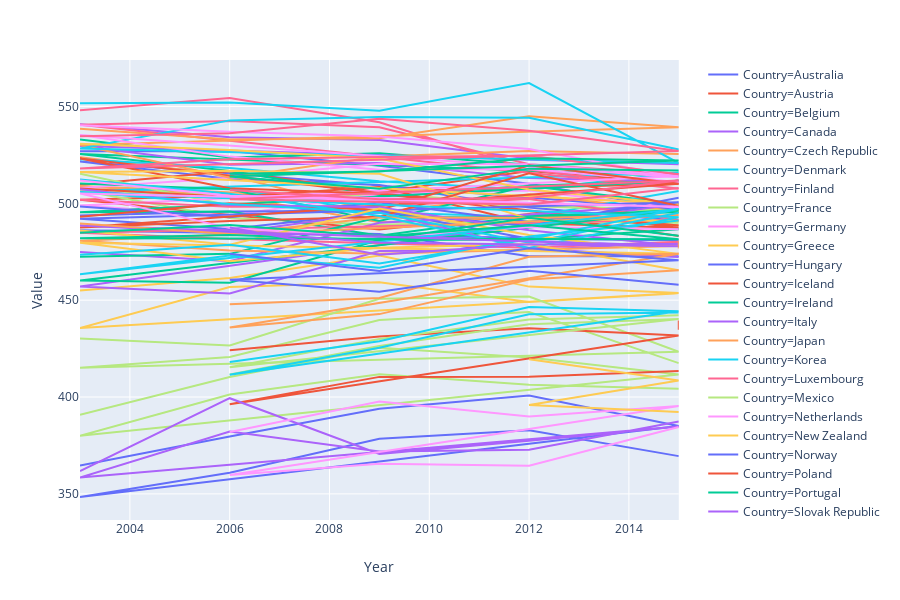

This figure's notebook cell:
### Code cell
px.line(family_df[family_df['Indicator'] == 'Country mean average score in mathematics, by sex'], x='Year', y='Value', color='Country')

### Figure 1 — Plotly figure (JSON) as saved in the notebook; plotly's stock layout.template omitted (floating-point values rounded to 4 significant figures)
{"data": [{"hoverlabel": {"namelength": 0}, "hovertemplate": "Country=Australia<br>Year=%{x}<br>Value=%{y}", "legendgroup": "Country=Australia", "line": {"color": "#636efa", "dash": "solid"}, "mode": "lines", "name": "Country=Australia", "showlegend": true, "type": "scatter", "x": [2003, 2006, 2009, 2012, 2015, 2003, 2006, 2009, 2012, 2015], "xaxis": "x", "y": [526.9, 527, 519.4, 510.1, 496.8, 521.6, 512.5, 509.5, 497.8, 491], "yaxis": "y"}, {"hoverlabel": {"namelength": 0}, "hovertemplate": "Country=Austria<br>Year=%{x}<br>Value=%{y}", "legendgroup": "Country=Austria", "line": {"color": "#EF553B", "dash": "solid"}, "mode": "lines", "name": "Country=Austria", "showlegend": true, "type": "scatter", "x": [2003, 2006, 2009, 2012, 2015, 2003, 2006, 2009, 2012, 2015], "xaxis": "x", "y": [509.4, 516.6, 505.7, 516.7, 510.1, 501.8, 494, 486.5, 494.5, 483.1], "yaxis": "y"}, {"hoverlabel": {"namelength": 0}, "hovertemplate": "Country=Belgium<br>Year=%{x}<br>Value=%{y}", "legendgroup": "Country=Belgium", "line": {"color": "#00cc96", "dash": "solid"}, "mode": "lines", "name": "Country=Belgium", "showlegend": true, "type": "scatter", "x": [2003, 2006, 2009, 2012, 2015, 2003, 2006, 2009, 2012, 2015], "xaxis": "x", "y": [532.9, 523.7, 525.9, 520.1, 514, 525.4, 516.7, 504.2, 508.9, 499.7], "yaxis": "y"}, {"hoverlabel": {"namelength": 0}, "hovertemplate": "Country=Canada<br>Year=%{x}<br>Value=%{y}", "legendgroup": "Country=Canada", "line": {"color": "#ab63fa", "dash": "solid"}, "mode": "lines", "name": "Country=Canada", "showlegend": true, "type": "scatter", "x": [2003, 2006, 2009, 2012, 2015, 2003, 2006, 2009, 2012, 2015], "xaxis": "x", "y": [540.8, 534.1, 532.7, 523.1, 520.2, 529.6, 519.9, 520.8, 513, 511.1], "yaxis": "y"}, {"hoverlabel": {"namelength": 0}, "hovertemplate": "Country=Czech Republic<br>Year=%{x}<br>Value=%{y}", "legendgroup": "Country=Czech Republic", "line": {"color": "#FFA15A", "dash": "solid"}, "mode": "lines", "name": "Country=Czech Republic", "showlegend": true, "type": "scatter", "x": [2003, 2006, 2009, 2012, 2015, 2003, 2006, 2009, 2012, 2015], "xaxis": "x", "y": [523.8, 514.4, 495.1, 504.7, 495.8, 508.9, 503.9, 490.2, 492.9, 488.7], "yaxis": "y"}, {"hoverlabel": {"namelength": 0}, "hovertemplate": "Country=Denmark<br>Year=%{x}<br>Value=%{y}", "legendgroup": "Country=Denmark", "line": {"color": "#19d3f3", "dash": "solid"}, "mode": "lines", "name": "Country=Denmark", "showlegend": true, "type": "scatter", "x": [2003, 2006, 2009, 2012, 2015, 2003, 2006, 2009, 2012, 2015], "xaxis": "x", "y": [522.7, 518.2, 511.4, 507, 515.8, 506.2, 507.9, 495.3, 493, 506.4], "yaxis": "y"}, {"hoverlabel": {"namelength": 0}, "hovertemplate": "Country=Finland<br>Year=%{x}<br>Value=%{y}", "legendgroup": "Country=Finland", "line": {"color": "#FF6692", "dash": "solid"}, "mode": "lines", "name": "Country=Finland", "showlegend": true, "type": "scatter", "x": [2003, 2006, 2009, 2012, 2015, 2003, 2006, 2009, 2012, 2015], "xaxis": "x", "y": [548, 554.3, 541.8, 517.4, 507.5, 540.6, 542.5, 539.2, 520.2, 515], "yaxis": "y"}, {"hoverlabel": {"namelength": 0}, "hovertemplate": "Country=France<br>Year=%{x}<br>Value=%{y}", "legendgroup": "Country=France", "line": {"color": "#B6E880", "dash": "solid"}, "mode": "lines", "name": "Country=France", "showlegend": true, "type": "scatter", "x": [2003, 2006, 2009, 2012, 2015, 2003, 2006, 2009, 2012, 2015], "xaxis": "x", "y": [515.3, 498.9, 505.1, 499.4, 495.9, 506.8, 492.4, 488.9, 490.9, 490], "yaxis": "y"}, {"hoverlabel": {"namelength": 0}, "hovertemplate": "Country=Germany<br>Year=%{x}<br>Value=%{y}", "legendgroup": "Country=Germany", "line": {"color": "#FF97FF", "dash": "solid"}, "mode": "lines", "name": "Country=Germany", "showlegend": true, "type": "scatter", "x": [2003, 2006, 2009, 2012, 2015, 2003, 2006, 2009, 2012, 2015], "xaxis": "x", "y": [507.9, 513.2, 520.4, 520.2, 514.1, 498.9, 493.7, 504.8, 506.6, 497.5], "yaxis": "y"}, {"hoverlabel": {"namelength": 0}, "hovertemplate": "Country=Greece<br>Year=%{x}<br>Value=%{y}", "legendgroup": "Country=Greece", "line": {"color": "#FECB52", "dash": "solid"}, "mode": "lines", "name": "Country=Greece", "showlegend": true, "type": "scatter", "x": [2003, 2006, 2009, 2012, 2015, 2003, 2006, 2009, 2012, 2015], "xaxis": "x", "y": [455, 461.5, 473.1, 457, 453.7, 435.6, 456.8, 459.3, 449, 453.6], "yaxis": "y"}, {"hoverlabel": {"namelength": 0}, "hovertemplate": "Country=Hungary<br>Year=%{x}<br>Value=%{y}", "legendgroup": "Country=Hungary", "line": {"color": "#636efa", "dash": "solid"}, "mode": "lines", "name": "Country=Hungary", "showlegend": true, "type": "scatter", "x": [2003, 2006, 2009, 2012, 2015, 2003, 2006, 2009, 2012, 2015], "xaxis": "x", "y": [493.7, 495.8, 496.1, 481.7, 480.9, 485.9, 485.7, 484.1, 472.7, 472.7], "yaxis": "y"}, {"hoverlabel": {"namelength": 0}, "hovertemplate": "Country=Iceland<br>Year=%{x}<br>Value=%{y}", "legendgroup": "Country=Iceland", "line": {"color": "#EF553B", "dash": "solid"}, "mode": "lines", "name": "Country=Iceland", "showlegend": true, "type": "scatter", "x": [2003, 2006, 2009, 2012, 2015, 2003, 2006, 2009, 2012, 2015], "xaxis": "x", "y": [507.7, 503.3, 508.4, 489.7, 487.4, 523.1, 507.8, 504.9, 495.9, 488.6], "yaxis": "y"}, {"hoverlabel": {"namelength": 0}, "hovertemplate": "Country=Ireland<br>Year=%{x}<br>Value=%{y}", "legendgroup": "Country=Ireland", "line": {"color": "#00cc96", "dash": "solid"}, "mode": "lines", "name": "Country=Ireland", "showlegend": true, "type": "scatter", "x": [2003, 2006, 2009, 2012, 2015, 2003, 2006, 2009, 2012, 2015], "xaxis": "x", "y": [510.2, 507.3, 490.9, 509, 511.6, 495.4, 495.8, 483.3, 493.7, 495.4], "yaxis": "y"}, {"hoverlabel": {"namelength": 0}, "hovertemplate": "Country=Italy<br>Year=%{x}<br>Value=%{y}", "legendgroup": "Country=Italy", "line": {"color": "#ab63fa", "dash": "solid"}, "mode": "lines", "name": "Country=Italy", "showlegend": true, "type": "scatter", "x": [2003, 2006, 2009, 2012, 2015, 2003, 2006, 2009, 2012, 2015], "xaxis": "x", "y": [474.9, 470.1, 490, 494.2, 499.8, 457.1, 453.5, 475.4, 475.8, 479.8], "yaxis": "y"}, {"hoverlabel": {"namelength": 0}, "hovertemplate": "Country=Japan<br>Year=%{x}<br>Value=%{y}", "legendgroup": "Country=Japan", "line": {"color": "#FFA15A", "dash": "solid"}, "mode": "lines", "name": "Country=Japan", "showlegend": true, "type": "scatter", "x": [2003, 2006, 2009, 2012, 2015, 2003, 2006, 2009, 2012, 2015], "xaxis": "x", "y": [538.5, 532.9, 533.6, 544.9, 539.3, 530.1, 513.2, 524.1, 527, 525.5], "yaxis": "y"}, {"hoverlabel": {"namelength": 0}, "hovertemplate": "Country=Korea<br>Year=%{x}<br>Value=%{y}", "legendgroup": "Country=Korea", "line": {"color": "#19d3f3", "dash": "solid"}, "mode": "lines", "name": "Country=Korea", "showlegend": true, "type": "scatter", "x": [2003, 2006, 2009, 2012, 2015, 2003, 2006, 2009, 2012, 2015], "xaxis": "x", "y": [551.7, 552, 547.8, 562.1, 520.8, 528.3, 542.8, 544.5, 544.2, 527.8], "yaxis": "y"}, {"hoverlabel": {"namelength": 0}, "hovertemplate": "Country=Luxembourg<br>Year=%{x}<br>Value=%{y}", "legendgroup": "Country=Luxembourg", "line": {"color": "#FF6692", "dash": "solid"}, "mode": "lines", "name": "Country=Luxembourg", "showlegend": true, "type": "scatter", "x": [2003, 2006, 2009, 2012, 2015, 2003, 2006, 2009, 2012, 2015], "xaxis": "x", "y": [501.9, 498.2, 498.6, 502.2, 491.5, 484.8, 481.6, 479.2, 477.1, 480.1], "yaxis": "y"}, {"hoverlabel": {"namelength": 0}, "hovertemplate": "Country=Mexico<br>Year=%{x}<br>Value=%{y}", "legendgroup": "Country=Mexico", "line": {"color": "#B6E880", "dash": "solid"}, "mode": "lines", "name": "Country=Mexico", "showlegend": true, "type": "scatter", "x": [2003, 2006, 2009, 2012, 2015, 2003, 2006, 2009, 2012, 2015], "xaxis": "x", "y": [390.9, 410.3, 425.4, 420.4, 411.6, 380, 401.3, 411.8, 406.4, 404.3], "yaxis": "y"}, {"hoverlabel": {"namelength": 0}, "hovertemplate": "Country=Netherlands<br>Year=%{x}<br>Value=%{y}", "legendgroup": "Country=Netherlands", "line": {"color": "#FF97FF", "dash": "solid"}, "mode": "lines", "name": "Country=Netherlands", "showlegend": true, "type": "scatter", "x": [2003, 2006, 2009, 2012, 2015, 2003, 2006, 2009, 2012, 2015], "xaxis": "x", "y": [540.3, 536.9, 534.5, 528, 513.5, 535.2, 524.1, 517.3, 517.7, 511], "yaxis": "y"}, {"hoverlabel": {"namelength": 0}, "hovertemplate": "Country=New Zealand<br>Year=%{x}<br>Value=%{y}", "legendgroup": "Country=New Zealand", "line": {"color": "#FECB52", "dash": "solid"}, "mode": "lines", "name": "Country=New Zealand", "showlegend": true, "type": "scatter", "x": [2003, 2006, 2009, 2012, 2015, 2003, 2006, 2009, 2012, 2015], "xaxis": "x", "y": [530.7, 527.5, 523.1, 507.1, 499.5, 516.2, 516.8, 515.3, 492.1, 490.9], "yaxis": "y"}, {"hoverlabel": {"namelength": 0}, "hovertemplate": "Country=Norway<br>Year=%{x}<br>Value=%{y}", "legendgroup": "Country=Norway", "line": {"color": "#636efa", "dash": "solid"}, "mode": "lines", "name": "Country=Norway", "showlegend": true, "type": "scatter", "x": [2003, 2006, 2009, 2012, 2015, 2003, 2006, 2009, 2012, 2015], "xaxis": "x", "y": [498.3, 492.8, 500.4, 490.4, 500.6, 492, 486.7, 495.4, 488.3, 502.9], "yaxis": "y"}, {"hoverlabel": {"namelength": 0}, "hovertemplate": "Country=Poland<br>Year=%{x}<br>Value=%{y}", "legendgroup": "Country=Poland", "line": {"color": "#EF553B", "dash": "solid"}, "mode": "lines", "name": "Country=Poland", "showlegend": true, "type": "scatter", "x": [2003, 2006, 2009, 2012, 2015, 2003, 2006, 2009, 2012, 2015], "xaxis": "x", "y": [493, 500, 496.6, 519.6, 510.1, 487.5, 490.9, 493.1, 515.5, 498.6], "yaxis": "y"}, {"hoverlabel": {"namelength": 0}, "hovertemplate": "Country=Portugal<br>Year=%{x}<br>Value=%{y}", "legendgroup": "Country=Portugal", "line": {"color": "#00cc96", "dash": "solid"}, "mode": "lines", "name": "Country=Portugal", "showlegend": true, "type": "scatter", "x": [2003, 2006, 2009, 2012, 2015, 2003, 2006, 2009, 2012, 2015], "xaxis": "x", "y": [472.4, 473.9, 492.9, 492.7, 496.6, 460.2, 459, 481.1, 481.3, 486.6], "yaxis": "y"}, {"hoverlabel": {"namelength": 0}, "hovertemplate": "Country=Slovak Republic<br>Year=%{x}<br>Value=%{y}", "legendgroup": "Country=Slovak Republic", "line": {"color": "#ab63fa", "dash": "solid"}, "mode": "lines", "name": "Country=Slovak Republic", "showlegend": true, "type": "scatter", "x": [2003, 2006, 2009, 2012, 2015, 2003, 2006, 2009, 2012, 2015], "xaxis": "x", "y": [507.3, 499.1, 498, 486.1, 478, 488.6, 484.7, 495.4, 476.7, 472.3], "yaxis": "y"}, {"hoverlabel": {"namelength": 0}, "hovertemplate": "Country=Spain<br>Year=%{x}<br>Value=%{y}", "legendgroup": "Country=Spain", "line": {"color": "#FFA15A", "dash": "solid"}, "mode": "lines", "name": "Country=Spain", "showlegend": true, "type": "scatter", "x": [2003, 2006, 2009, 2012, 2015, 2003, 2006, 2009, 2012, 2015], "xaxis": "x", "y": [489.6, 484.2, 492.8, 492.4, 493.8, 480.7, 475.6, 473.9, 476, 477.9], "yaxis": "y"}, {"hoverlabel": {"namelength": 0}, "hovertemplate": "Country=Sweden<br>Year=%{x}<br>Value=%{y}", "legendgroup": "Country=Sweden", "line": {"color": "#19d3f3", "dash": "solid"}, "mode": "lines", "name": "Country=Sweden", "showlegend": true, "type": "scatter", "x": [2003, 2006, 2009, 2012, 2015, 2003, 2006, 2009, 2012, 2015], "xaxis": "x", "y": [512.3, 504.9, 493.4, 476.9, 492.8, 505.8, 499.7, 495.1, 479.6, 495.1], "yaxis": "y"}, {"hoverlabel": {"namelength": 0}, "hovertemplate": "Country=Switzerland<br>Year=%{x}<br>Value=%{y}", "legendgroup": "Country=Switzerland", "line": {"color": "#FF6692", "dash": "solid"}, "mode": "lines", "name": "Country=Switzerland", "showlegend": true, "type": "scatter", "x": [2003, 2006, 2009, 2012, 2015, 2003, 2006, 2009, 2012, 2015], "xaxis": "x", "y": [534.6, 536.2, 543.7, 537.4, 527, 518, 522.7, 523.9, 524.5, 515], "yaxis": "y"}, {"hoverlabel": {"namelength": 0}, "hovertemplate": "Country=Turkey<br>Year=%{x}<br>Value=%{y}", "legendgroup": "Country=Turkey", "line": {"color": "#B6E880", "dash": "solid"}, "mode": "lines", "name": "Country=Turkey", "showlegend": true, "type": "scatter", "x": [2003, 2006, 2009, 2012, 2015, 2003, 2006, 2009, 2012, 2015], "xaxis": "x", "y": [430.2, 426.6, 450.7, 451.9, 423.4, 415.1, 420.7, 439.8, 443.9, 417.5], "yaxis": "y"}, {"hoverlabel": {"namelength": 0}, "hovertemplate": "Country=United Kingdom<br>Year=%{x}<br>Value=%{y}", "legendgroup": "Country=United Kingdom", "line": {"color": "#FF97FF", "dash": "solid"}, "mode": "lines", "name": "Country=United Kingdom", "showlegend": true, "type": "scatter", "x": [2003, 2006, 2009, 2012, 2015, 2003, 2006, 2009, 2012, 2015], "xaxis": "x", "y": [511.8, 503.9, 502.8, 500.3, 498.2, 505.1, 487.2, 482.4, 487.8, 486.6], "yaxis": "y"}, {"hoverlabel": {"namelength": 0}, "hovertemplate": "Country=United States<br>Year=%{x}<br>Value=%{y}", "legendgroup": "Country=United States", "line": {"color": "#FECB52", "dash": "solid"}, "mode": "lines", "name": "Country=United States", "showlegend": true, "type": "scatter", "x": [2003, 2006, 2009, 2012, 2015, 2003, 2006, 2009, 2012, 2015], "xaxis": "x", "y": [486, 478.6, 497.3, 483.6, 473.9, 479.7, 470.1, 477, 479, 465.4], "yaxis": "y"}, {"hoverlabel": {"namelength": 0}, "hovertemplate": "Country=Brazil<br>Year=%{x}<br>Value=%{y}", "legendgroup": "Country=Brazil", "line": {"color": "#636efa", "dash": "solid"}, "mode": "lines", "name": "Country=Brazil", "showlegend": true, "type": "scatter", "x": [2003, 2006, 2009, 2012, 2015, 2003, 2006, 2009, 2012, 2015], "xaxis": "x", "y": [364.7, 379.6, 394, 400.8, 385, 348.4, 360.9, 378.5, 382.9, 369.5], "yaxis": "y"}, {"hoverlabel": {"namelength": 0}, "hovertemplate": "Country=Chile<br>Year=%{x}<br>Value=%{y}", "legendgroup": "Country=Chile", "line": {"color": "#EF553B", "dash": "solid"}, "mode": "lines", "name": "Country=Chile", "showlegend": true, "type": "scatter", "x": [2006, 2009, 2012, 2015, 2006, 2009, 2012, 2015], "xaxis": "x", "y": [424.2, 431.3, 435.5, 431.8, 396.3, 410.4, 410.5, 413.4], "yaxis": "y"}, {"hoverlabel": {"namelength": 0}, "hovertemplate": "Country=Estonia<br>Year=%{x}<br>Value=%{y}", "legendgroup": "Country=Estonia", "line": {"color": "#00cc96", "dash": "solid"}, "mode": "lines", "name": "Country=Estonia", "showlegend": true, "type": "scatter", "x": [2006, 2009, 2012, 2015, 2006, 2009, 2012, 2015], "xaxis": "x", "y": [515.3, 516.4, 523.2, 522.1, 513.8, 507.5, 517.9, 516.9], "yaxis": "y"}, {"hoverlabel": {"namelength": 0}, "hovertemplate": "Country=Indonesia<br>Year=%{x}<br>Value=%{y}", "legendgroup": "Country=Indonesia", "line": {"color": "#ab63fa", "dash": "solid"}, "mode": "lines", "name": "Country=Indonesia", "showlegend": true, "type": "scatter", "x": [2003, 2006, 2009, 2012, 2015, 2003, 2006, 2009, 2012, 2015], "xaxis": "x", "y": [361.8, 399.4, 370.6, 377.4, 384.8, 358.5, 382.2, 371.9, 372.8, 387.4], "yaxis": "y"}, {"hoverlabel": {"namelength": 0}, "hovertemplate": "Country=Israel<br>Year=%{x}<br>Value=%{y}", "legendgroup": "Country=Israel", "line": {"color": "#FFA15A", "dash": "solid"}, "mode": "lines", "name": "Country=Israel", "showlegend": true, "type": "scatter", "x": [2006, 2009, 2012, 2015, 2006, 2009, 2012, 2015], "xaxis": "x", "y": [447.9, 451.1, 472.4, 474, 435.9, 442.8, 460.7, 465.5], "yaxis": "y"}, {"hoverlabel": {"namelength": 0}, "hovertemplate": "Country=Russia<br>Year=%{x}<br>Value=%{y}", "legendgroup": "Country=Russia", "line": {"color": "#19d3f3", "dash": "solid"}, "mode": "lines", "name": "Country=Russia", "showlegend": true, "type": "scatter", "x": [2003, 2006, 2009, 2012, 2015, 2003, 2006, 2009, 2012, 2015], "xaxis": "x", "y": [473.5, 478.6, 468.9, 481.4, 497.1, 463.4, 473, 466.7, 482.9, 491.1], "yaxis": "y"}, {"hoverlabel": {"namelength": 0}, "hovertemplate": "Country=Slovenia<br>Year=%{x}<br>Value=%{y}", "legendgroup": "Country=Slovenia", "line": {"color": "#FF6692", "dash": "solid"}, "mode": "lines", "name": "Country=Slovenia", "showlegend": true, "type": "scatter", "x": [2006, 2009, 2012, 2015, 2006, 2009, 2012, 2015], "xaxis": "x", "y": [506.9, 502.1, 502.7, 511.8, 502.1, 500.8, 499.4, 507.9], "yaxis": "y"}, {"hoverlabel": {"namelength": 0}, "hovertemplate": "Country=Bulgaria<br>Year=%{x}<br>Value=%{y}", "legendgroup": "Country=Bulgaria", "line": {"color": "#B6E880", "dash": "solid"}, "mode": "lines", "name": "Country=Bulgaria", "showlegend": true, "type": "scatter", "x": [2006, 2009, 2012, 2015, 2006, 2009, 2012, 2015], "xaxis": "x", "y": [411.7, 426.3, 437.6, 440.3, 415.4, 430, 440, 442.2], "yaxis": "y"}, {"hoverlabel": {"namelength": 0}, "hovertemplate": "Country=Colombia<br>Year=%{x}<br>Value=%{y}", "legendgroup": "Country=Colombia", "line": {"color": "#FF97FF", "dash": "solid"}, "mode": "lines", "name": "Country=Colombia", "showlegend": true, "type": "scatter", "x": [2006, 2009, 2012, 2015, 2006, 2009, 2012, 2015], "xaxis": "x", "y": [381.9, 397.7, 390, 395.4, 359.8, 365.5, 364.5, 384.5], "yaxis": "y"}, {"hoverlabel": {"namelength": 0}, "hovertemplate": "Country=Costa Rica<br>Year=%{x}<br>Value=%{y}", "legendgroup": "Country=Costa Rica", "line": {"color": "#FECB52", "dash": "solid"}, "mode": "lines", "name": "Country=Costa Rica", "showlegend": true, "type": "scatter", "x": [2012, 2015, 2012, 2015], "xaxis": "x", "y": [419.5, 408.5, 395.9, 392.3], "yaxis": "y"}, {"hoverlabel": {"namelength": 0}, "hovertemplate": "Country=Croatia<br>Year=%{x}<br>Value=%{y}", "legendgroup": "Country=Croatia", "line": {"color": "#636efa", "dash": "solid"}, "mode": "lines", "name": "Country=Croatia", "showlegend": true, "type": "scatter", "x": [2006, 2009, 2012, 2015, 2006, 2009, 2012, 2015], "xaxis": "x", "y": [474, 465, 476.8, 470.6, 460.5, 454.3, 465.2, 458], "yaxis": "y"}, {"hoverlabel": {"namelength": 0}, "hovertemplate": "Country=Cyprus<br>Year=%{x}<br>Value=%{y}", "legendgroup": "Country=Cyprus", "line": {"color": "#EF553B", "dash": "solid"}, "mode": "lines", "name": "Country=Cyprus", "showlegend": true, "type": "scatter", "x": [2015, 2015], "xaxis": "x", "y": [434.7, 439.5], "yaxis": "y"}, {"hoverlabel": {"namelength": 0}, "hovertemplate": "Country=Latvia<br>Year=%{x}<br>Value=%{y}", "legendgroup": "Country=Latvia", "line": {"color": "#00cc96", "dash": "solid"}, "mode": "lines", "name": "Country=Latvia", "showlegend": true, "type": "scatter", "x": [2003, 2006, 2009, 2012, 2015, 2003, 2006, 2009, 2012, 2015], "xaxis": "x", "y": [484.8, 488.8, 482.9, 488.7, 481.4, 482, 483.6, 481, 492.5, 483.3], "yaxis": "y"}, {"hoverlabel": {"namelength": 0}, "hovertemplate": "Country=Lithuania<br>Year=%{x}<br>Value=%{y}", "legendgroup": "Country=Lithuania", "line": {"color": "#ab63fa", "dash": "solid"}, "mode": "lines", "name": "Country=Lithuania", "showlegend": true, "type": "scatter", "x": [2006, 2009, 2012, 2015, 2006, 2009, 2012, 2015], "xaxis": "x", "y": [487.5, 473.5, 478.9, 477.8, 485.3, 479.8, 478.7, 479], "yaxis": "y"}, {"hoverlabel": {"namelength": 0}, "hovertemplate": "Country=Malta<br>Year=%{x}<br>Value=%{y}", "legendgroup": "Country=Malta", "line": {"color": "#FFA15A", "dash": "solid"}, "mode": "lines", "name": "Country=Malta", "showlegend": true, "type": "scatter", "x": [2015, 2015], "xaxis": "x", "y": [476.7, 480.7], "yaxis": "y"}, {"hoverlabel": {"namelength": 0}, "hovertemplate": "Country=Romania<br>Year=%{x}<br>Value=%{y}", "legendgroup": "Country=Romania", "line": {"color": "#19d3f3", "dash": "solid"}, "mode": "lines", "name": "Country=Romania", "showlegend": true, "type": "scatter", "x": [2006, 2009, 2012, 2015, 2006, 2009, 2012, 2015], "xaxis": "x", "y": [418.1, 428.8, 446.5, 444.3, 411.5, 425.4, 442.7, 443.7], "yaxis": "y"}], "layout": {"height": 600, "legend": {"tracegroupgap": 0}, "margin": {"t": 60}, "xaxis": {"anchor": "y", "domain": [0, 0.98], "title": {"text": "Year"}}, "yaxis": {"anchor": "x", "domain": [0, 1], "title": {"text": "Value"}}}}
